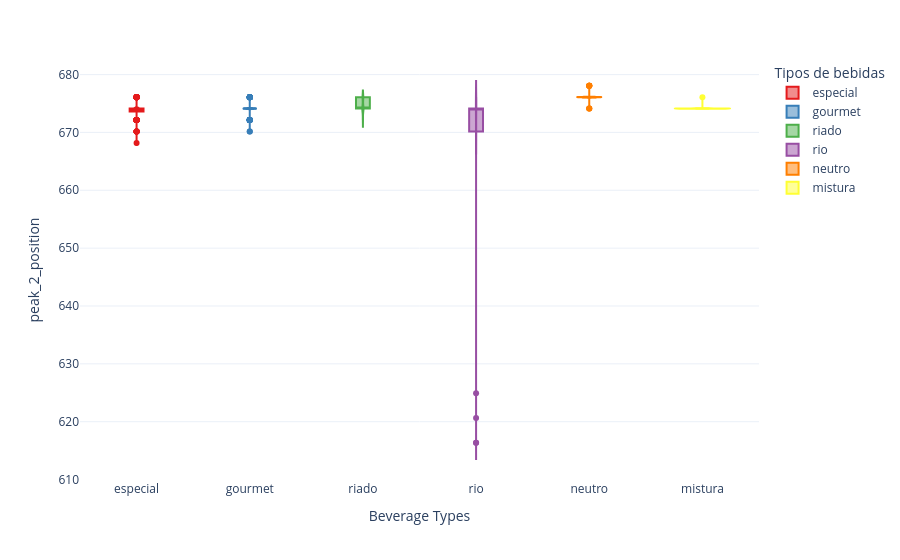

The notebook cell saved with this chart:
### Code cell
fig = groupby_violin('peak_2_position',
                     peaks)
fig.show()

### Figure 1 — Plotly figure (JSON) as saved in the notebook; plotly's stock layout.template omitted (floating-point values rounded to 4 significant figures)
{"data": [{"alignmentgroup": "True", "box": {"visible": true}, "hovertemplate": "Tipos de bebidas=%{x}<br>peak_2_position=%{y}<extra></extra>", "legendgroup": "especial", "marker": {"color": "#e41a1c"}, "name": "especial", "offsetgroup": "especial", "orientation": "v", "scalegroup": "True", "showlegend": true, "type": "violin", "x": ["especial", "especial", "especial", "especial", "especial", "especial", "especial", "especial", "especial", "especial", "especial", "especial", "especial", "especial", "especial", "especial", "especial", "especial", "especial", "especial", "especial", "especial", "especial", "especial", "especial", "especial", "especial", "especial", "especial", "especial", "especial", "especial", "especial", "especial", "especial", "especial", "especial", "especial", "especial", "especial", "especial", "especial", "especial", "especial", "especial", "especial", "especial", "especial", "especial", "especial", "especial", "especial", "especial", "especial", "especial", "especial", "especial", "especial", "especial", "especial", "especial", "especial", "especial", "especial", "especial", "especial", "especial", "especial", "especial", "especial", "especial", "especial", "especial", "especial", "especial", "especial", "especial", "especial", "especial", "especial", "especial", "especial", "especial", "especial", "especial", "especial", "especial", "especial", "especial", "especial", "especial", "especial", "especial", "especial", "especial", "especial", "especial", "especial", "especial", "especial", "especial", "especial", "especial", "especial", "especial", "especial", "especial", "especial", "especial", "especial", "especial", "especial", "especial", "especial", "especial", "especial", "especial", "especial", "especial", "especial", "especial", "especial", "especial", "especial", "especial"], "x0": " ", "xaxis": "x", "y": [674.1, 672.1, 674.1, 674.1, 672.1, 674.1, 676.1, 674.1, 672.1, 670.2, 670.2, 674.1, 672.1, 672.1, 670.2, 672.1, 676.1, 674.1, 676.1, 672.1, 674.1, 676.1, 674.1, 674.1, 674.1, 670.2, 676.1, 674.1, 674.1, 674.1, 674.1, 676.1, 674.1, 674.1, 674.1, 674.1, 668.2, 670.2, 674.1, 674.1, 672.1, 674.1, 674.1, 676.1, 674.1, 674.1, 674.1, 674.1, 674.1, 674.1, 672.1, 674.1, 674.1, 672.1, 674.1, 676.1, 674.1, 672.1, 674.1, 670.2, 674.1, 672.1, 672.1, 672.1, 674.1, 672.1, 670.2, 674.1, 672.1, 674.1, 674.1, 674.1, 674.1, 674.1, 672.1, 674.1, 674.1, 674.1, 674.1, 674.1, 674.1, 674.1, 674.1, 674.1, 676.1, 674.1, 674.1, 674.1, 672.1, 674.1, 674.1, 674.1, 674.1, 674.1, 674.1, 674.1, 674.1, 674.1, 676.1, 674.1, 674.1, 676.1, 676.1, 674.1, 676.1, 674.1, 676.1, 674.1, 674.1, 676.1, 676.1, 676.1, 676.1, 676.1, 676.1, 672.1, 672.1, 674.1, 674.1, 674.1, 674.1, 672.1, 672.1, 674.1, 672.1], "y0": " ", "yaxis": "y"}, {"alignmentgroup": "True", "box": {"visible": true}, "hovertemplate": "Tipos de bebidas=%{x}<br>peak_2_position=%{y}<extra></extra>", "legendgroup": "gourmet", "marker": {"color": "#377eb8"}, "name": "gourmet", "offsetgroup": "gourmet", "orientation": "v", "scalegroup": "True", "showlegend": true, "type": "violin", "x": ["gourmet", "gourmet", "gourmet", "gourmet", "gourmet", "gourmet", "gourmet", "gourmet", "gourmet", "gourmet", "gourmet", "gourmet", "gourmet", "gourmet", "gourmet", "gourmet", "gourmet", "gourmet", "gourmet", "gourmet", "gourmet", "gourmet", "gourmet", "gourmet", "gourmet", "gourmet", "gourmet", "gourmet", "gourmet", "gourmet", "gourmet", "gourmet", "gourmet", "gourmet", "gourmet", "gourmet", "gourmet", "gourmet", "gourmet", "gourmet", "gourmet", "gourmet", "gourmet", "gourmet", "gourmet", "gourmet", "gourmet", "gourmet", "gourmet", "gourmet", "gourmet", "gourmet", "gourmet", "gourmet", "gourmet", "gourmet", "gourmet", "gourmet", "gourmet", "gourmet", "gourmet", "gourmet", "gourmet", "gourmet", "gourmet", "gourmet", "gourmet", "gourmet", "gourmet", "gourmet", "gourmet", "gourmet", "gourmet", "gourmet", "gourmet", "gourmet", "gourmet", "gourmet", "gourmet", "gourmet", "gourmet", "gourmet", "gourmet", "gourmet", "gourmet", "gourmet", "gourmet", "gourmet", "gourmet", "gourmet", "gourmet", "gourmet", "gourmet", "gourmet", "gourmet", "gourmet", "gourmet", "gourmet", "gourmet", "gourmet", "gourmet", "gourmet", "gourmet", "gourmet", "gourmet"], "x0": " ", "xaxis": "x", "y": [674.1, 676.1, 676.1, 674.1, 676.1, 676.1, 676.1, 676.1, 676.1, 676.1, 676.1, 676.1, 676.1, 676.1, 676.1, 674.1, 674.1, 674.1, 672.1, 674.1, 674.1, 676.1, 674.1, 674.1, 674.1, 674.1, 674.1, 674.1, 674.1, 674.1, 674.1, 674.1, 674.1, 674.1, 674.1, 674.1, 672.1, 674.1, 674.1, 674.1, 674.1, 674.1, 674.1, 672.1, 674.1, 672.1, 674.1, 674.1, 674.1, 674.1, 674.1, 674.1, 674.1, 674.1, 674.1, 674.1, 674.1, 674.1, 674.1, 676.1, 674.1, 672.1, 674.1, 674.1, 674.1, 674.1, 674.1, 674.1, 674.1, 674.1, 674.1, 676.1, 674.1, 676.1, 672.1, 674.1, 672.1, 672.1, 672.1, 674.1, 674.1, 676.1, 674.1, 674.1, 676.1, 674.1, 674.1, 674.1, 672.1, 670.2, 674.1, 674.1, 674.1, 672.1, 672.1, 674.1, 672.1, 672.1, 672.1, 672.1, 674.1, 674.1, 674.1, 674.1, 670.2], "y0": " ", "yaxis": "y"}, {"alignmentgroup": "True", "box": {"visible": true}, "hovertemplate": "Tipos de bebidas=%{x}<br>peak_2_position=%{y}<extra></extra>", "legendgroup": "riado", "marker": {"color": "#4daf4a"}, "name": "riado", "offsetgroup": "riado", "orientation": "v", "scalegroup": "True", "showlegend": true, "type": "violin", "x": ["riado", "riado", "riado", "riado", "riado", "riado", "riado", "riado", "riado", "riado", "riado", "riado", "riado", "riado", "riado", "riado", "riado", "riado", "riado", "riado", "riado", "riado", "riado", "riado", "riado", "riado", "riado", "riado", "riado", "riado", "riado", "riado", "riado", "riado", "riado", "riado", "riado", "riado", "riado", "riado", "riado", "riado", "riado", "riado", "riado"], "x0": " ", "xaxis": "x", "y": [674.1, 676.1, 676.1, 676.1, 676.1, 674.1, 674.1, 676.1, 674.1, 674.1, 674.1, 674.1, 676.1, 676.1, 676.1, 676.1, 674.1, 674.1, 676.1, 676.1, 676.1, 674.1, 676.1, 674.1, 676.1, 676.1, 674.1, 674.1, 674.1, 674.1, 674.1, 674.1, 674.1, 674.1, 674.1, 672.1, 674.1, 672.1, 674.1, 676.1, 674.1, 674.1, 674.1, 672.1, 674.1], "y0": " ", "yaxis": "y"}, {"alignmentgroup": "True", "box": {"visible": true}, "hovertemplate": "Tipos de bebidas=%{x}<br>peak_2_position=%{y}<extra></extra>", "legendgroup": "rio", "marker": {"color": "#984ea3"}, "name": "rio", "offsetgroup": "rio", "orientation": "v", "scalegroup": "True", "showlegend": true, "type": "violin", "x": ["rio", "rio", "rio", "rio", "rio", "rio", "rio", "rio", "rio", "rio", "rio", "rio", "rio", "rio", "rio", "rio", "rio", "rio", "rio", "rio", "rio", "rio", "rio", "rio", "rio", "rio", "rio", "rio", "rio", "rio", "rio", "rio", "rio", "rio", "rio", "rio", "rio", "rio", "rio", "rio", "rio", "rio", "rio", "rio", "rio", "rio", "rio", "rio", "rio", "rio", "rio", "rio", "rio", "rio", "rio"], "x0": " ", "xaxis": "x", "y": [676.1, 674.1, 676.1, 676.1, 676.1, 676.1, 676.1, 676.1, 676.1, 676.1, 670.2, 674.1, 668.2, 670.2, 668.2, 670.2, 676.1, 676.1, 668.2, 674.1, 674.1, 670.2, 616.3, 674.1, 674.1, 616.3, 674.1, 666.2, 670.2, 672.1, 674.1, 672.1, 674.1, 674.1, 670.2, 674.1, 670.2, 676.1, 672.1, 668.2, 668.2, 624.9, 670.2, 674.1, 674.1, 674.1, 676.1, 670.2, 670.2, 674.1, 620.6, 672.1, 674.1, 672.1, 674.1], "y0": " ", "yaxis": "y"}, {"alignmentgroup": "True", "box": {"visible": true}, "hovertemplate": "Tipos de bebidas=%{x}<br>peak_2_position=%{y}<extra></extra>", "legendgroup": "neutro", "marker": {"color": "#ff7f00"}, "name": "neutro", "offsetgroup": "neutro", "orientation": "v", "scalegroup": "True", "showlegend": true, "type": "violin", "x": ["neutro", "neutro", "neutro", "neutro", "neutro", "neutro", "neutro", "neutro", "neutro", "neutro", "neutro", "neutro", "neutro", "neutro", "neutro", "neutro", "neutro", "neutro", "neutro", "neutro", "neutro", "neutro", "neutro", "neutro", "neutro", "neutro", "neutro", "neutro", "neutro", "neutro", "neutro", "neutro", "neutro", "neutro", "neutro", "neutro", "neutro", "neutro", "neutro", "neutro", "neutro", "neutro", "neutro", "neutro", "neutro", "neutro", "neutro", "neutro", "neutro", "neutro", "neutro", "neutro", "neutro", "neutro", "neutro"], "x0": " ", "xaxis": "x", "y": [676.1, 676.1, 676.1, 676.1, 676.1, 676.1, 676.1, 674.1, 676.1, 676.1, 676.1, 676.1, 676.1, 676.1, 676.1, 676.1, 676.1, 676.1, 676.1, 674.1, 676.1, 676.1, 676.1, 674.1, 676.1, 676.1, 676.1, 676.1, 676.1, 676.1, 676.1, 676.1, 676.1, 676.1, 676.1, 676.1, 676.1, 676.1, 678.1, 678.1, 676.1, 676.1, 676.1, 678.1, 676.1, 676.1, 676.1, 676.1, 676.1, 676.1, 678.1, 678.1, 676.1, 678.1, 676.1], "y0": " ", "yaxis": "y"}, {"alignmentgroup": "True", "box": {"visible": true}, "hovertemplate": "Tipos de bebidas=%{x}<br>peak_2_position=%{y}<extra></extra>", "legendgroup": "mistura", "marker": {"color": "#ffff33"}, "name": "mistura", "offsetgroup": "mistura", "orientation": "v", "scalegroup": "True", "showlegend": true, "type": "violin", "x": ["mistura", "mistura", "mistura", "mistura", "mistura", "mistura", "mistura", "mistura", "mistura", "mistura", "mistura", "mistura", "mistura", "mistura", "mistura", "mistura", "mistura", "mistura", "mistura", "mistura", "mistura", "mistura", "mistura", "mistura", "mistura"], "x0": " ", "xaxis": "x", "y": [674.1, 674.1, 674.1, 674.1, 676.1, 674.1, 674.1, 674.1, 674.1, 674.1, 674.1, 674.1, 674.1, 674.1, 674.1, 674.1, 674.1, 674.1, 674.1, 674.1, 674.1, 674.1, 674.1, 674.1, 674.1], "y0": " ", "yaxis": "y"}], "layout": {"legend": {"title": {"text": "Tipos de bebidas"}, "tracegroupgap": 0}, "margin": {"t": 60}, "violinmode": "overlay", "xaxis": {"anchor": "y", "categoryarray": ["especial", "gourmet", "riado", "rio", "neutro", "mistura"], "categoryorder": "array", "domain": [0, 1], "title": {"text": "Beverage Types"}}, "yaxis": {"anchor": "x", "domain": [0, 1], "title": {"text": "peak_2_position"}}}}
